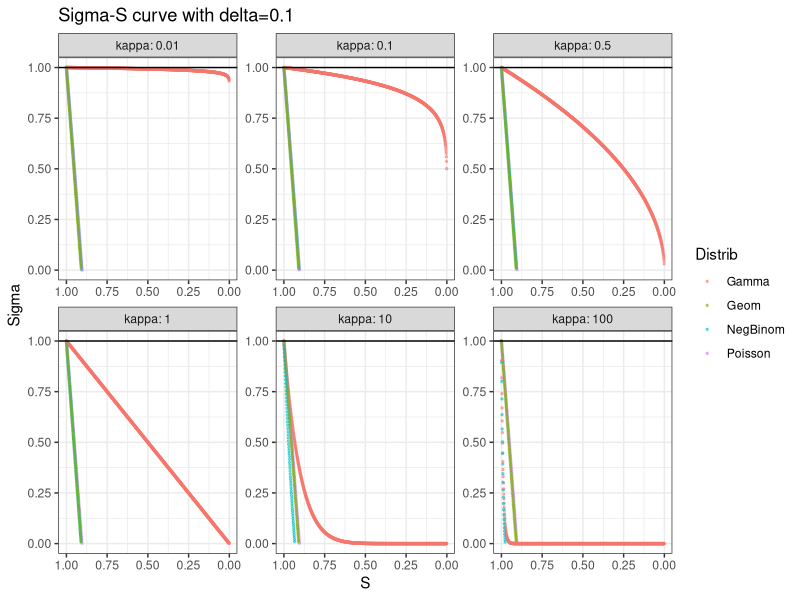
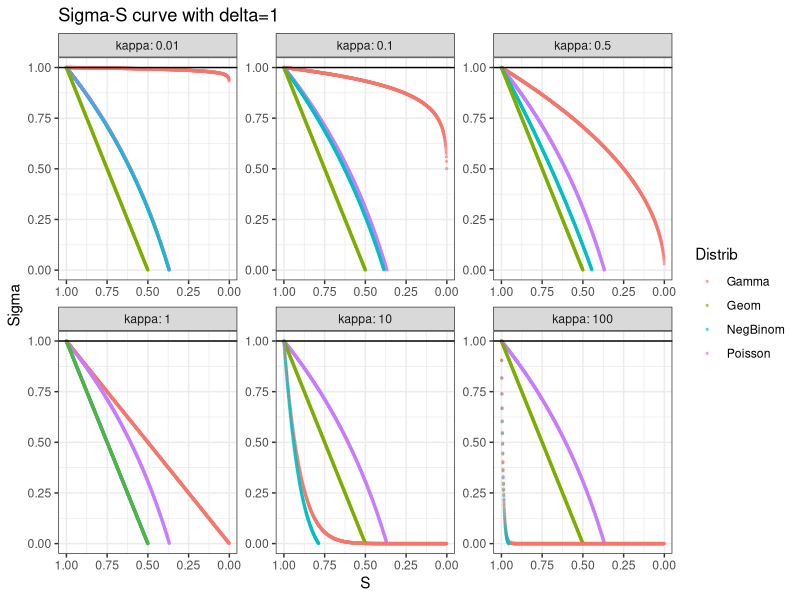
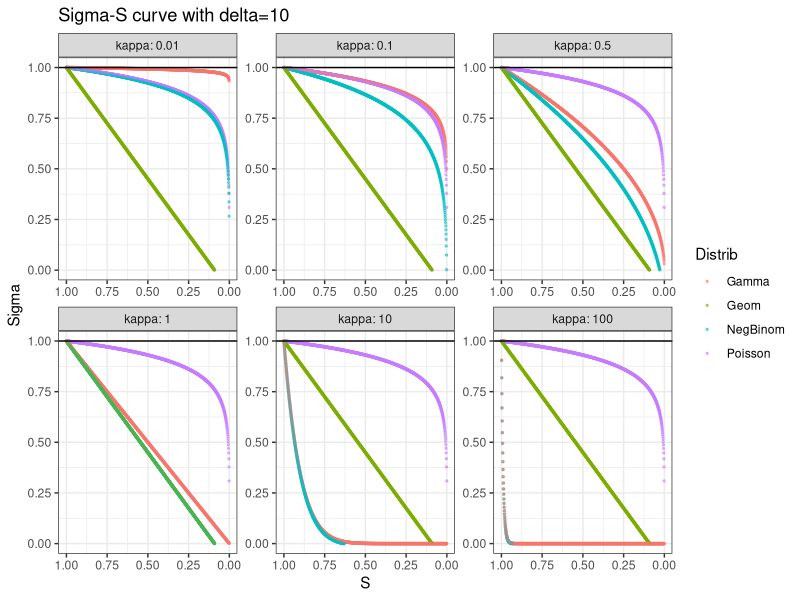
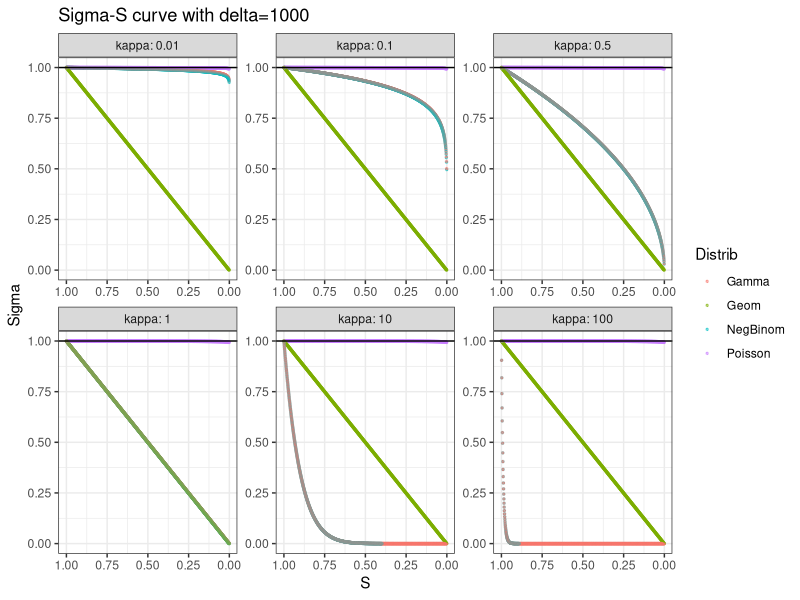
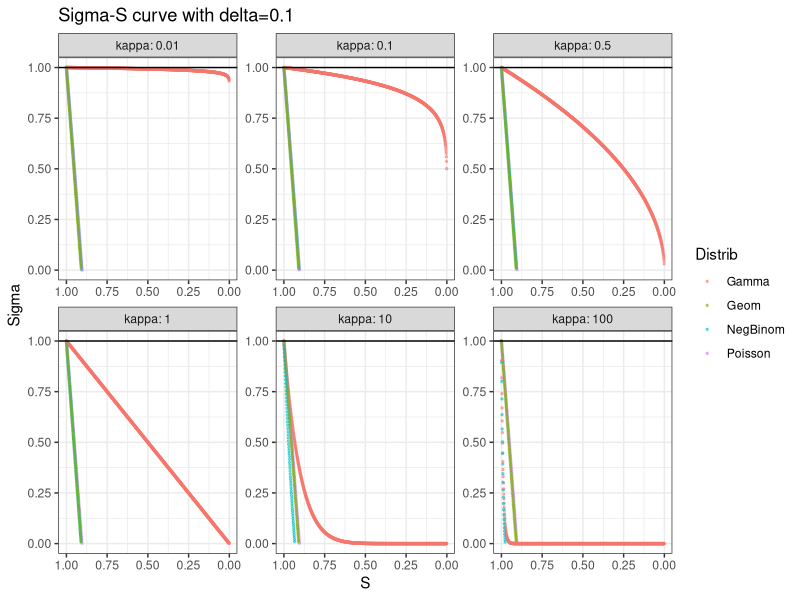
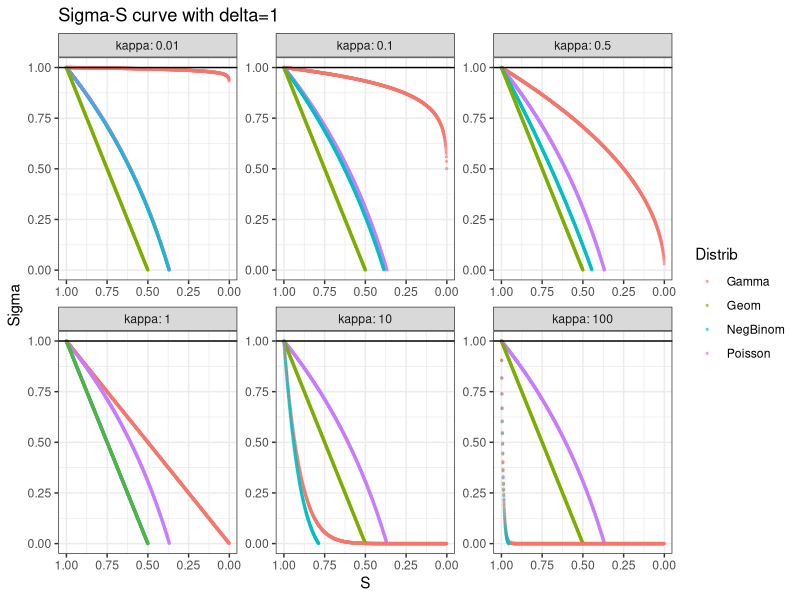
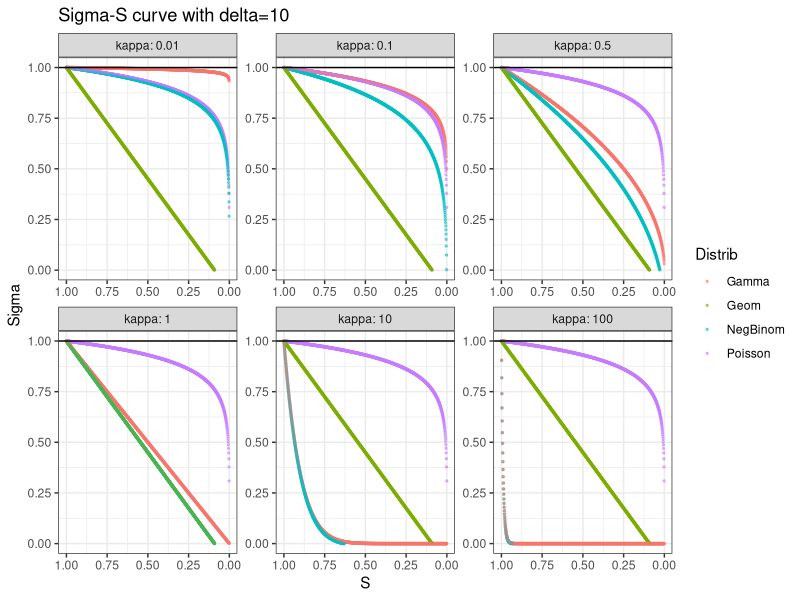
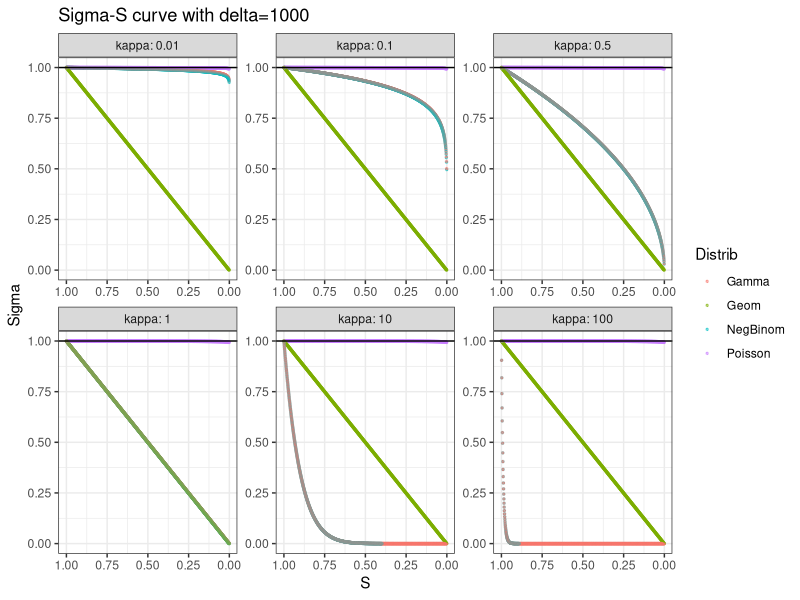

Reproduce these figures in R, in order.
library(ggplot2);theme_set(theme_bw())
library(tidyr)
library(dplyr)

sigma_negbinom <- function(S, delta, kappa){
  out <- S^kappa+(S^kappa-1)/(kappa*delta)
  return(out)
}

sigma_gamma <- function(S, delta, kappa){
  out <- S^kappa
  return(out)
}

sigma_poisson <- function(S, delta, kappa){
  out <- 1 + log(S)/delta
  return(out)
}

sigma_geom <- function(S, delta, kappa){
  out <- S + (S-1)/delta
  return(out)
}

dat <- (expand.grid(  S=seq(from=0.001, to=1, by=0.001)
                    , delta=c(0.1, 1, 10, 1000)
                    , kappa=c(0.01, 0.1, 0.5, 1, 10, 100)
                    )
       %>% as_tibble()
       %>% mutate(NegBinom = sigma_negbinom(S, delta, kappa))
       %>% mutate(Gamma = sigma_gamma(S, delta, kappa))
       %>% mutate(Poisson = sigma_poisson(S, delta, kappa))
       %>% mutate(Geom = sigma_geom(S, delta, kappa))
)

(dat 
  |> pivot_longer(  cols = 4:7
                  , names_to="Distrib"
                  , values_to = "Sigma"
                  )
  )-> dat_long

# brkvec <- c(10^(-3:-1), 0.5)

dat_d01  <- filter(dat_long,delta==0.1)
dat_d1   <- filter(dat_long,delta==1)
dat_d10  <- filter(dat_long,delta==10)
dat_d1000 <- filter(dat_long,delta==1000)

fig_d01 <- (
  ggplot(dat_d01,aes(S,Sigma,col=Distrib,group=kappa))
  + geom_point(size=0.5,alpha=0.5)
  + facet_wrap(~kappa,scale="free",labeller = label_both)
  + geom_hline(yintercept=1)
  # + scale_y_log10()
  + scale_x_reverse()
  + ylim(0,1)
  #+ scale_colour_viridis_c(trans="log10", breaks = brkvec)
  + ggtitle("Sigma-S curve with delta=0.1")
)
print(fig_d01)
ggsave("Sigma-S_Curve_delta01.png",plot=fig_d01, path = "./docs/pix", width=3200,height=1800,units="px")


fig_d1 <- (
  ggplot(dat_d1,aes(S,Sigma,col=Distrib,group=kappa))
  + geom_point(size=0.5,alpha=0.5)
  + facet_wrap(~kappa,scale="free",labeller = label_both)
  + geom_hline(yintercept=1)
  # + scale_y_log10()
  + scale_x_reverse()
  + ylim(0,1)
  #+ scale_colour_viridis_c(trans="log10", breaks = brkvec)
  + ggtitle("Sigma-S curve with delta=1")
)
print(fig_d1)
ggsave("Sigma-S_Curve_delta1.png",plot=fig_d1, path = "./docs/pix", width=3200,height=1800,units="px")

fig_d10 <- (
  ggplot(dat_d10,aes(S,Sigma,col=Distrib,group=kappa))
  + geom_point(size=0.5,alpha=0.5)
  + facet_wrap(~kappa,scale="free",labeller = label_both)
  + geom_hline(yintercept=1)
  # + scale_y_log10()
  + scale_x_reverse()
  + ylim(0,1)
  #+ scale_colour_viridis_c(trans="log10", breaks = brkvec)
  + ggtitle("Sigma-S curve with delta=10")
)
print(fig_d10)
ggsave("Sigma-S_Curve_delta10.png",plot=fig_d10, path = "./docs/pix", width=3200,height=1800,units="px")



fig_d1000 <- (
  ggplot(dat_d1000,aes(S,Sigma,col=Distrib,group=kappa))
  + geom_point(size=0.5,alpha=0.5)
  + facet_wrap(~kappa,scale="free",labeller = label_both)
  + geom_hline(yintercept=1)
  # + scale_y_log10()
  + scale_x_reverse()
  + ylim(0,1)
  #+ scale_colour_viridis_c(trans="log10", breaks = brkvec)
  + ggtitle("Sigma-S curve with delta=1000")
)
print(fig_d1000)
ggsave("Sigma-S_Curve_delta1000.png",plot=fig_d1000, path = "./docs/pix", width=3200,height=1800,units="px")
